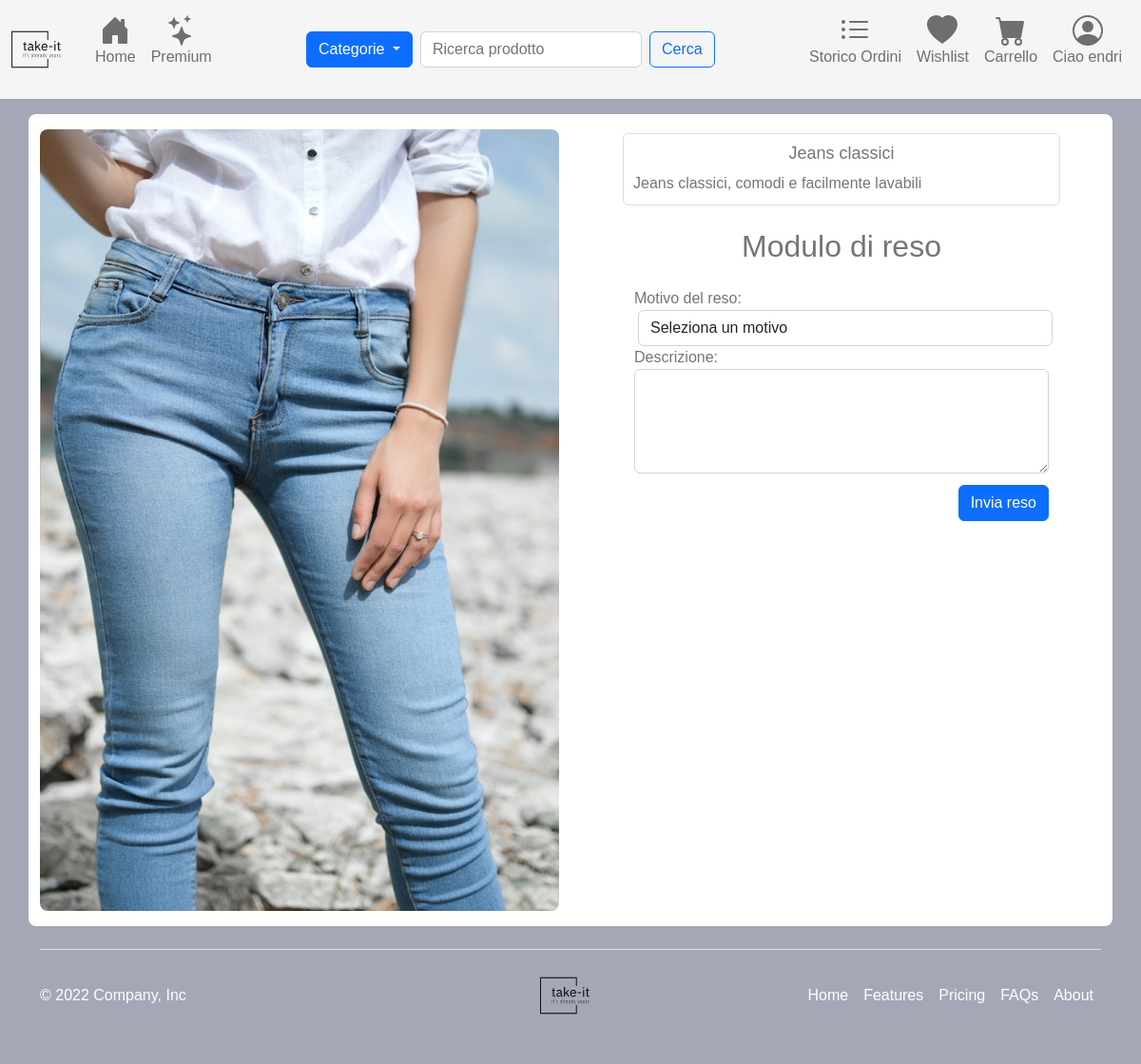
/giveBackProduct.php?orderDetailId=34 (signed in), run on the app's committed database.
### tables this page shows
CREATE TABLE IF NOT EXISTS `Utente` (
  `Id` int(11) NOT NULL AUTO_INCREMENT,
  `Nome` varchar(50) NOT NULL,
  `Cognome` varchar(50) NOT NULL,
  `Email` varchar(50) NOT NULL,
  `Password` varchar(32) NOT NULL,
  `Claim_id` int(11) NOT NULL,
  `Indirizzo_id` int(11) NOT NULL,
  `Status` int(11) NOT NULL,
  `Timestamp` timestamp NOT NULL DEFAULT current_timestamp(),
  PRIMARY KEY (`Id`),
  KEY `Claim_id` (`Claim_id`),
  KEY `Indirizzo_id` (`Indirizzo_id`)
);

CREATE TABLE IF NOT EXISTS `Prodotto` (
  `Id` int(11) NOT NULL AUTO_INCREMENT,
  `Nome` varchar(50) NOT NULL,
  `Descrizione` varchar(50) NOT NULL,
  `Immagine` varchar(300) NOT NULL,
  `Dim_id` int(11) NOT NULL,
  `Categoria_id` int(11) NOT NULL,
  `Status` int(11) NOT NULL,
  `Timestamp` timestamp NOT NULL DEFAULT current_timestamp(),
  PRIMARY KEY (`Id`),
  KEY `Categoria_id` (`Categoria_id`),
  KEY `Dim_id` (`Dim_id`)
);

### giveBackProduct.php (called while the page is built, shortened)
<?php
require './templates/views/form/giveBackProduct.php';
require_once("./templates/base.php");

### src/classes/Dbh.php (called while the page is built, shortened)
<?php
include("./src/utility/UtilsFunctions.php");
include("./src/classes/Session.php");
class Dbh
{
    protected mysqli $connection;
    public function __construct($dbhost = 'localhost', $dbuser = 'root', $dbpass = '', $dbname = 'e-commerce', $charset = 'utf8')
    {
        try {
            $this->connection = new mysqli($dbhost, $dbuser, $dbpass, $dbname);
            $this->connection->set_charset($charset);
        } catch (Exception $e) {
            echo "[Dbh:26] Sono qui";
            echo "Connection failed: " . mysqli_connect_error();
        }
    }
    public function execute($sql, ...$params): array|int|string
    {
        $types = "";
        if ($stmt = $this->connection->prepare($sql)) {
            if (!$stmt->execute()) {
                return "Execute failed: (" . $stmt->errno . ") " . $stmt->error;
            }
            if ($stmt->errno == 0) {
                $result = $stmt->get_result();
                return $result->fetch_all(MYSQLI_ASSOC);
            } else {
                return "Errore" . $stmt->errno;
            }
        } else {
            return 'Unable to prepare MySQL statement (check your syntax) - ' . $this->connection->error;
        }
    }
    public function getRecord(string $tableName, string $where): mixed
    {
        $response = $this->execute("SELECT * FROM `$tableName` WHERE $where");
        return !empty($response) && $response[0] !== null
            ? $response[0]
            : null;
    }
}

### src/classes/Session.php (called while the page is built, shortened)
<?php
class Session extends Dbh
{
    private readonly int $id;
    public function __construct($id)
    {
        $this->id = $id;
        $this->init();
    }
    private function init(): void
    {
        if ($this->checkSessionId($this->id)) {
            $claimType = $this->getClaimTypeFromId($this->id);
        }
    }
    public function checkSessionId($id): bool
    {
        if (isset($id)) {
            $response = parent::execute("SELECT * FROM `Utente` WHERE `Id` = '$id' ");
            if (is_int($response[0]["Id"])) {
                $this->setSessionUser($response[0]);
                $user = $this->getCurrentUser();
                return $user[ID] > 0 && $user["Id"] == $id;
            }
        }
        return false;
    }
    public function setSessionUser($params): void
    {
        $_SESSION[CARRELLO_ID] = $this->getUserCartIdFromDb() !== null && $this->getUserCartIdFromDb() !== CARRELLO_UNSET
            ? $this->getUserCartIdFromDb()
            : $this->bindCartWithUser();
        $_SESSION[RACCOLTA_ID] = $this->getUserCollectionIdFromDb() !== null && $this->getUserCartIdFromDb() !== RACCOLTA_UNSET
            ? $this->getUserCollectionIdFromDb()
            : $this->generateCollectionRecord();
    }
    public function getCurrentUser(): array|int
    {
        return [
            ID => $_SESSION[ID],
            NOME => $_SESSION[NOME],
            COGNOME => $_SESSION[COGNOME],
            EMAIL => $_SESSION[EMAIL],
            PASSWORD => $_SESSION[PASSWORD],
            STATUS => $_SESSION[STATUS],
            CLAIM_ID => $_SESSION[CLAIM_ID],
            INDIRIZZO_ID => $_SESSION[INDIRIZZO_ID],
            CARRELLO_ID => $_SESSION[CARRELLO_ID],
            RACCOLTA_ID => $_SESSION[RACCOLTA_ID]
        ];
    }
    public function getUserCollectionIdFromDb() {
        $where = "Utente_id = " . $this->getCurrentUser()[ID];
        $res = parent::getRecord(RACCOLTA, $where);
        if ($res !== null) {
            return UtilsFunctions::checkResponse($res[ID])
                ? $res[ID]
                : RACCOLTA_UNSET;
        }
        return null;
    }
    public function getUserCartIdFromDb()
    {
        $where = UTENTE_ID." = ".$this->getCurrentUser()[ID];
        $res = parent::getRecord(CARRELLO, $where);
        if ($res !== null) {
            return UtilsFunctions::checkResponse($res[ID])
                ? $res[ID]
                : CARRELLO_UNSET;
        }
        return null;
    }
    public function getClaimTypeFromId($id): ?string
    {
        $res = parent::execute("SELECT * FROM Claim WHERE Id = '$id' ");
        return $res ? $res[0][DESCRIZIONE] : "";
    }
}

### src/utility/UtilsFunctions.php (called while the page is built, shortened)
<?php
class UtilsFunctions
{
    public static function checkResponse($response): bool
    {
        return is_int($response) && $response > 0;
    }
}

### templates/views/form/giveBackProduct.php (the view, shortened to what this page needs)
<?php
    if (isset($_SESSION[ID])) {
        if (isset($_GET['orderDetailId'])) {
            $session = new Session($_SESSION[ID]);
            $orderDetail = $session->getRecord(DETTAGLIO_ORDINE, "Id = ". $_GET['orderDetailId']);
            $article = $session->getRecord(ARTICOLO, "Id = " . $orderDetail[ARTICOLO_ID]);
            $product = $session->getRecord(PRODOTTO, "Id = " . $article[PRODOTTO_ID]);
            echo '<div class="container rounded my-3" style="background-color: white;">
                <div class="row">
                    <div class="col my-3">
                        <img src="' . UPLOADS . '/' . $product[IMMAGINE] . '" class="img-fluid rounded" alt="Product Image">
                    </div>
                    <div class="col">
                        <div class="form-container">
                            <div class="card">
                              <div class="card-body">
                                <h5 class="card-title">' . $product[NOME] . '</h5>
                                <p class="card-text">' . $product[DESCRIZIONE] . '</p>
                              </div>
                            </div>
                            <div class="container rounded" style="background-color: white;">
                                <h2 class="my-4 text-center">Modulo di reso</h2>
                                <form method="post">
                                    <div class="form-group">
                                        <label for="reason">Motivo del reso:</label>
                                        <select class="form-control" id="reason" required name="reason">
                                            <option value="">Seleziona un motivo</option>
                                        </select>
                                    </div>
                                    <div class="form-group">
                                        <label for="description">Descrizione:</label>
                                        <textarea class="form-control" id="description" rows="4" required name="comment"></textarea>
                                    </div>
                                    <div class="d-flex justify-content-end my-2 py-1">
                                        <button type="submit" class="btn btn-primary" name="btn-send-give-back">Invia reso</button>
                                    </div>
                                </form>
                            </div>
                        </div>
                    </div>
                </div>
        </div>';
        } else {
            echo '<div>Errore nel caricamento della pagina. Ritorna alla <a href="../user/index.php">Home Page</a>!</div>';
        }
    } else {
        echo '<div>Non sembri essere loggato. <a href="./login.php">Accedi</a> o <a href="./register.php">Registrati</a>!</div>';
    }
?>

### templates/views/utils/navbar.php (shortened to what this page needs)
<nav class="navbar navbar-expand-lg bg-light bd-navbar sticky-top" id="navbar-main">
    <div class="container-fluid">
        <a class="navbar-brand" href="<?php echo ROOT; ?>">
            <img src="<?php echo IMG; ?>/logo.svg" width="64" height="64" alt="Logo">
        </a>
        <div class="collapse navbar-collapse" id="navbarSupportedContent">
            <ul class="navbar-nav me-auto mb-2 mb-lg-0 flex-row justify-content-between">
                <li class="nav-item">
                    <a class="nav-link" aria-current="page" href="<?php echo ROOT; ?>">
                        <div class="nav-caption-item">
                            <p>Home</p>
                        </div>
                    </a>
                </li>
                <li class="nav-item">
                    <a class="nav-link" aria-current="page" href="./premium.php">
                        <div class="nav-caption-item">
                            <p>Premium</p>
                        </div>
                    </a>
                </li>
            </ul>
            <div class="dropdown">
                <button class="btn btn-primary dropdown-toggle" type="button" id="categoryDropdown" data-bs-toggle="dropdown" aria-expanded="false">
                    Categorie
                </button>
            </div>
            <form class="d-flex" role="search" method="post">
                <input class="form-control me-2" type="search" placeholder="Ricerca prodotto" aria-label="Search" name="search">
                <button class="btn btn-outline-primary" type="submit" name="btn-search">Cerca</button>
            </form>
            <ul class="navbar-nav flex-row flex-wrap ms-md-auto justify-content-between" id="btn-toogle-navbar">
                <?php
                if (isset($_SESSION[ID])) {
                $session = new Session($_SESSION[ID]);
                        $claimType = $session->getClaimTypeFromId($session->getCurrentUser()[CLAIM_ID]);
                switch ($claimType) {
                    case CLAIM_USER_DESC:
                    case CLAIM_USER_PRO_DESC:
                        echo
                        '<li class="nav-item">
                            <a class="nav-link" aria-current="page" href="./orderHistory.php">
                                <svg xmlns="http://www.w3.org/2000/svg" width="32" height="32" fill="currentColor" class="bi bi-list-ul nav-icon-item" viewBox="0 0 16 16">
                                    <path fill-rule="evenodd" d="M5 11.5a.5.5 0 0 1 .5-.5h9a.5.5 0 0 1 0 1h-9a.5.5 0 0 1-.5-.5zm0-4a.5.5 0 0 1 .5-.5h9a.5.5 0 0 1 0 1h-9a.5.5 0 0 1-.5-.5zm0-4a.5.5 0 0 1 .5-.5h9a.5.5 0 0 1 0 1h-9a.5.5 0 0 1-.5-.5zm-3 1a1 1 0 1 0 0-2 1 1 0 0 0 0 2zm0 4a1 1 0 1 0 0-2 1 1 0 0 0 0 2zm0 4a1 1 0 1 0 0-2 1 1 0 0 0 0 2z"/>
                                </svg>
                                <div class="nav-caption-item">
                                    <p>Storico Ordini</p>
                                </div>
                            </a>
                         </li>';
                        echo
                        '<li class="nav-item">
                            <a class="nav-link" type="button" data-bs-toggle="offcanvas" data-bs-target="#offcanvasLeft" aria-controls="offcanvasLeft">
                                <svg xmlns="http://www.w3.org/2000/svg" width="32" height="32" fill="currentColor" class="bi bi-heart-fill nav-icon-item" viewBox="0 0 16 16">
                                    <path fill-rule="evenodd" d="M8 1.314C12.438-3.248 23.534 4.735 8 15-7.534 4.736 3.562-3.248 8 1.314z"/>
                                </svg>
                                <div class="nav-caption-item">
                                    <p>Wishlist</p>
                                </div>
                            </a>
                        </li>';
                        echo
                        '<li class="nav-item">
                            <a class="nav-link" type="button" data-bs-toggle="offcanvas" data-bs-target="#offcanvasRight" aria-controls="offcanvasRight">
                                <svg xmlns="http://www.w3.org/2000/svg" width="32" height="32" fill="currentColor" class="bi bi-cart-fill nav-icon-item" viewBox="0 0 16 16">
                                    <path d="M0 1.5A.5.5 0 0 1 .5 1H2a.5.5 0 0 1 .485.379L2.89 3H14.5a.5.5 0 0 1 .491.592l-1.5 8A.5.5 0 0 1 13 12H4a.5.5 0 0 1-.491-.408L2.01 3.607 1.61 2H.5a.5.5 0 0 1-.5-.5zM5 12a2 2 0 1 0 0 4 2 2 0 0 0 0-4zm7 0a2 2 0 1 0 0 4 2 2 0 0 0 0-4zm-7 1a1 1 0 1 1 0 2 1 1 0 0 1 0-2zm7 0a1 1 0 1 1 0 2 1 1 0 0 1 0-2z" />
                                </svg>
                                <div class="nav-caption-item">
                                    <p>Carrello</p>
                                </div>
                            </a>
                        </li>
                        ';
                        break;
                }
                }
                ?>
                <li class="nav-item dropdown">
                    <a class="nav-link" href="#" role="button" data-bs-toggle="dropdown" aria-expanded="false">
                        <div class="nav-caption-item">
                            <?php
                                if(isset($_SESSION["Id"])) {
                                    try {
                                        $session = new Session($_SESSION["Id"]);
                                        $user = $session->getCurrentUser();
                                        if ($user[ID] !== ID_UNSET) {
                                            echo 'Ciao ' . $user[NOME];
                                        } else {
                                            echo '<p>Utente</p>';
                                        }
                                    } catch (Exception $e) {
                                        echo $e->getMessage();
                                    }
                                } else {
                                    echo '<p>Utente</p>';
                                }
                            ?>
                        </div>
                    </a>
                </li>
            </ul>
        </div>
    </div>
</nav>

### data on the page
utente: Nome "endri"
prodotto: Immagine (picture), Nome "Jeans classici", Descrizione "Jeans classici, comodi e facilmente lavabili"
